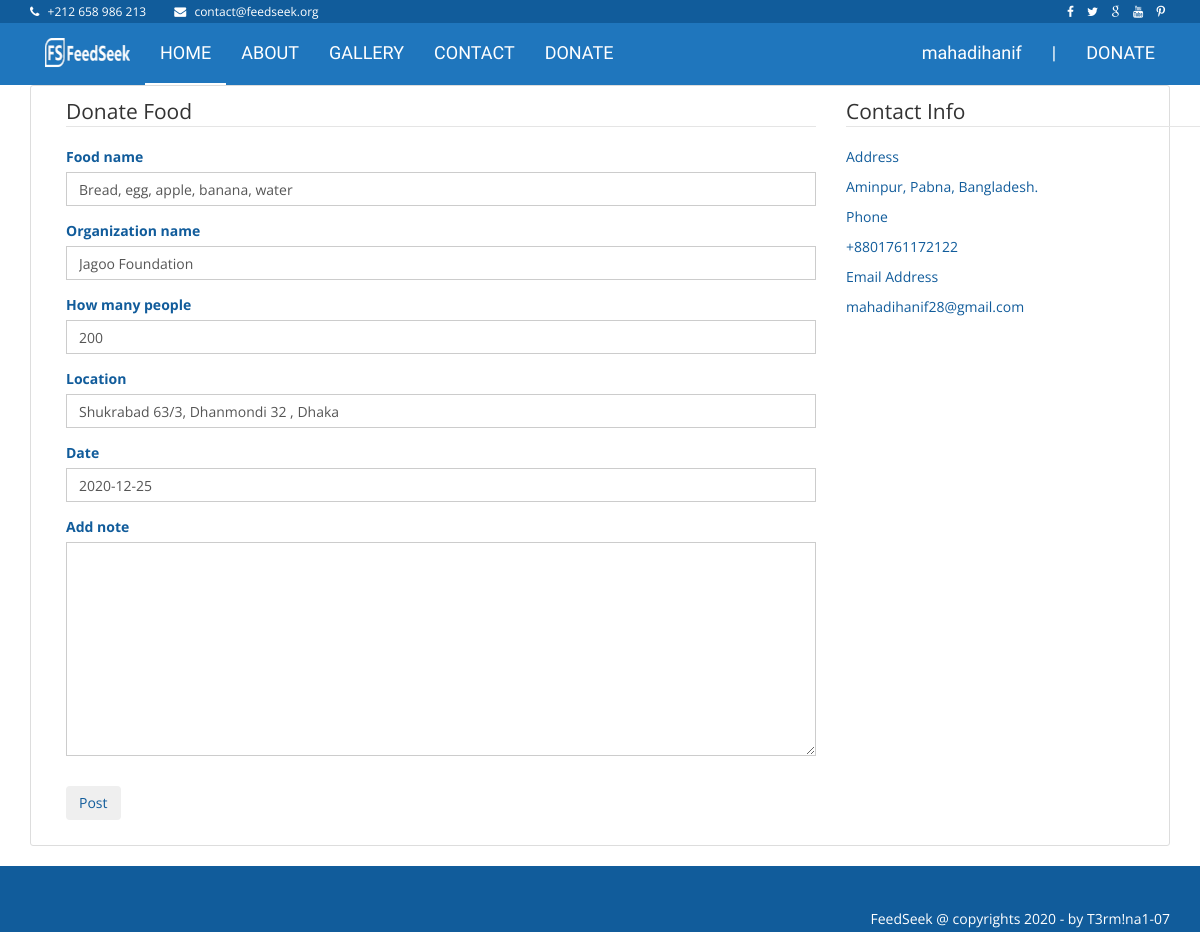
Page /post/6/update/ (signed in) on the committed database.
### donate_post/models.py (models this page shows, shortened)
class Post(models.Model):
    POST_CHOICES = (
        ('D', 'Want to donate',),
        ('R', 'Request for donate',),
    )
    post_choice = models.CharField(max_length=20,choices=POST_CHOICES)
    food_name = models.CharField(max_length=150,blank=True)
    organization_name = models.CharField(max_length=50,blank=True)
    how_many_people = models.IntegerField(blank=True)
    date = models.DateField(blank=True)
    location = models.CharField(max_length=70,blank=True)
    add_note = models.TextField(max_length=500,blank=True)
    date_posted = models.DateTimeField(default=timezone.now)
    author = models.ForeignKey(User, on_delete=models.CASCADE)

### users/models.py (models this page shows, shortened)
class Profile(models.Model):
    SEX_CHOICES = (
        ('Female', 'Female',),
        ('Male', 'Male',),
        ('Unsure', 'Unsure',),
    )
    user = models.OneToOneField(User, on_delete=models.CASCADE)
    image = models.ImageField(default='default.jpg', upload_to='profile_pics')
    full_name = models.CharField(max_length=150, blank=True)
    age = models.IntegerField(null=True,blank=True)
    sex = models.CharField(max_length=6,choices=SEX_CHOICES)
    phone = PhoneNumberField(blank=True)
    address = models.TextField(max_length=30, blank=True)

### donate_post/views.py (the view, shortened to what this page needs)
# urls.py: path('post/<int:pk>/update/', PostUpdateView.as_view(), name='post-update'),
class PostUpdateView(LoginRequiredMixin, UserPassesTestMixin, UpdateView):
    model = Post
    template_name = 'post_form.html'
    fields = ['food_name', 'organization_name','how_many_people','location','date','add_note']
    def test_func(self):
        post = self.get_object()
        if self.request.user == post.author:
            return True
        return False

### donate_post/templates/post_form.html (shortened to what this page needs)
{% extends "pages/base.html" %}
{% load crispy_forms_tags %}
{% block content %}
    <div class="content-section">
        <div class="container">
            <div class="row">
                <div class="col-md-12 col-lg-8 mb-5">
                    <div class="form-group">
                        <form method="POST">
                            <fieldset class="form-group">
                                <legend class="border-bottom mb-4">Donate Food</legend>
                                {{ form|crispy }}
                            </fieldset>
                            <div class="form-group">
                                <button class="btn btn-outline-info" type="submit">Post</button>
                            </div>
                        </form>
                    </div>
                </div>
                <div class="col-lg-4">
                    <div class="p-4 mb-3 bg-white">
                        <legend class="border-bottom mb-4">Contact Info</legend>
                        <p class="mb-0 font-weight-bold">Address</p>
                        <p class="mb-4">{{ user.profile.address }}</p>
                        <p class="mb-0 font-weight-bold">Phone</p>
                        <p class="mb-4"><a href="#">{{ user.profile.phone }}</a></p>
                        <p class="mb-0 font-weight-bold">Email Address</p>
                        <p class="mb-4"><a href="#">{{ user.email }}</a></p>
                    </div>
                </div>
            </div>
        </div>
    </div>
{% endblock content %}

### pages/templates/pages/base.html (shortened to what this page needs)
{% load static %}
<!DOCTYPE html>
<html class="no-js">
<head>
    <link rel="stylesheet" href="{% static 'website/css/bootstrap.min.css'%}">
    <link rel="stylesheet" href="{% static 'website/css/font-awesome.min.css'%}">
    <link rel="stylesheet" href="{% static 'website/css/prettyPhoto.css'%}">
    <link rel="stylesheet" href="{% static 'website/css/owl.carousel.css'%}">
    <link rel="stylesheet" href="{% static 'website/css/style.css'%}">
    <link rel="stylesheet" href="{% static 'users/main.css'%}">
</head>
<body>
    <header class="main-header">
        <nav class="navbar navbar-static-top">
            <div class="navbar-top">
                <div class="container">
                    <div class="row">
                        <div class="col-sm-6 col-xs-12">
                            <ul class="list-unstyled list-inline header-contact">
                                <li> <i class="fa fa-phone"></i> <a href="tel:">+212 658 986 213 </a> </li>
                                <li> <i class="fa fa-envelope"></i> <a
                                        href="mailto:contact@feedseek.org">contact@feedseek.org</a> </li>
                            </ul>
                        </div>
                        <div class="col-sm-6 col-xs-12 text-right">
                            <ul class="list-unstyled list-inline header-social">
                                <li> <a href="#"> <i class="fa fa-facebook"></i> </a> </li>
                                <li> <a href="#"> <i class="fa fa-twitter"></i> </a> </li>
                                <li> <a href="#"> <i class="fa fa-google"></i> </a> </li>
                                <li> <a href="#"> <i class="fa fa-youtube"></i> </a> </li>
                                <li> <a href="#"> <i class="fa fa fa-pinterest-p"></i> </a> </li>
                            </ul>
                        </div>
                    </div>
                </div>
            </div>
            <div class="navbar-main">
                <div class="container">
                    <div class="navbar-header">
                        <a class="navbar-brand" href="{% url 'index'%}"><img
                                src="{% static 'website/images/Flogo.png'%}" alt=""></a>
                    </div>
                    <div id="navbar" class="navbar-collapse collapse pull-left">
                        <ul class="nav navbar-nav">
                            {% if user.is_authenticated %}
                            <li><a class="is-active" href="{% url 'home'%}">HOME</a></li>
                            <li><a href="{% url 'about'%}">ABOUT</a></li>
                            <li><a href="{% url 'gallery'%}">GALLERY</a></li>
                            <li><a href="{% url 'contact'%}">CONTACT</a></li>
                            <li><a href="{% url 'post-create' %}">DONATE</a></li>
                            {% else %}
                            <li><a class="is-active" href="{% url 'index'%}">HOME</a></li>
                            <li><a href="{% url 'about'%}">ABOUT</a></li>
                            <li><a href="{% url 'gallery'%}">GALLERY</a></li>
                            <li><a href="{% url 'contact'%}">CONTACT</a></li>
                            <li><a href="{% url 'post-create' %}">DONATE</a></li>
                            {% endif %}
                        </ul>
                    </div>
                    <div id="navbar" class="navbar-collapse collapse pull-right">
                        <ul class="nav navbar-nav">
                            {% if user.is_authenticated %}
                            <li class="has-child"><a href="#">
                            {{ user.username }}</a>
                            </li>
                            <li><a class="navbar-brand">|</a></li>
                            <li><a href="{% url 'post-create' %}">DONATE</a></li>
                            {% else %}</li>
                            <li><a href="{% url 'login' %}">LOG IN</a></li>
                            <li><a class="navbar-brand">|</a></li>
                            <li><a href="{% url 'register' %}">SIGN UP</a></li>
                            {% endif %}
                        </ul>
                    </div>
                </div>
            </div>
        </nav>
    </header>
    <div class="container">
        <div class="col-md-8">
        </div>
        {% block content %}{% endblock %}
    </div>
    <footer class="main-footer">
        <div class="footer-top">
        </div>
        <div class="footer-bottom">
            <div class="container text-right">
                FeedSeek @ copyrights 2020 - by <a href="#" target="_blank">T3rm!na1-07</a>
            </div>
        </div>
    </footer>
</body>
</html>

### static/website/css/style.css (style rules this page uses)
body { font-family: "Open sans", sans-serif; color: #115c9b; }
a { color: inherit; }
.navbar-static-top { margin: 0; border: 0; color: #fff; }
.navbar-top { background: #115c9b; font-size: 12px; padding: 3px 0; }
.navbar-top .list-inline { margin-bottom: 0; }
.navbar-top .header-contact li { margin-right: 15px; }
.navbar-top .header-contact li .fa { margin-right: 5px; }
.navbar-main { margin-bottom: 0; color: #fff; background: #1f76bd; }
.navbar-main .navbar-brand { border-bottom: none !important; }
.navbar-main a:hover, .navbar-main a:active, .navbar-main a:focus, .navbar-main a.is-active { background: none !important; color: inherit; border-bottom: 2px solid #fff; }
.navbar-main li a { font-family: "Dosis", sans-serif; font-size: 18px; padding: 20px 15px; border-bottom: 2px solid transparent; }
.footer-top { background: #115c9b; height: 40px; }
.main-footer { background: #1f76bd; color: #fff; }
.footer-bottom { background: #115c9b; padding: 3px; }
.form-control { border-radius: 0; box-shadow: none; }

### static/users/main.css (style rules this page uses)
.content-section { background: #ffffff; padding: 10px 20px; border: 1px solid #dddddd; border-radius: 3px; margin-bottom: 20px; }

### rows in the picture
Post: food_name "Bread, egg, apple, banana, water", organization_name "Jagoo Foundation", how_many_people "200", location "Shukrabad 63/3, Dhanmondi 32 , Dhaka", date "2020-12-25"

### other values in the picture
{{ user.username }} "mahadihanif"
{{ user.profile.address }} "Aminpur, Pabna, Bangladesh."
{{ user.profile.phone }} "+8801761172122"
{{ user.email }} "mahadihanif28@gmail.com"
